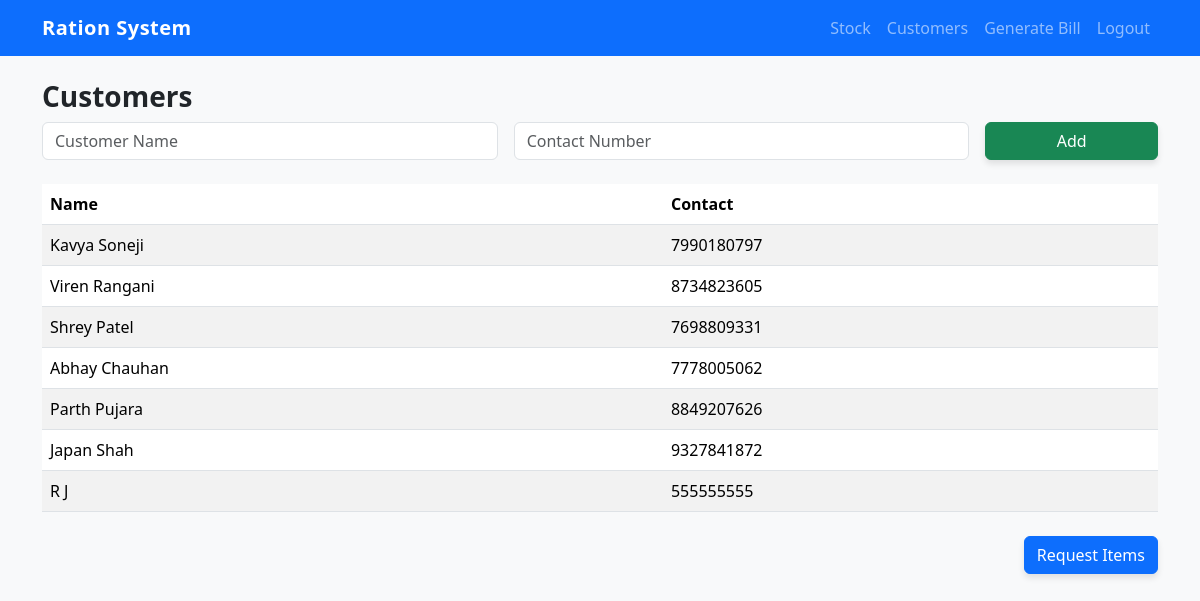
The app's page /customers (signed in) with its own data.
### app.py (models this page shows)
class Customer(db.Model):
    id = db.Column(db.Integer, primary_key=True)
    name = db.Column(db.String(100), nullable=False)
    contact = db.Column(db.String(20), nullable=False)
    username = db.Column(db.String(100), unique=True, nullable=False)
    password = db.Column(db.String(100), nullable=False)

### app.py (the view, shortened to what this page needs)
@app.route('/customers', methods=['GET', 'POST'])
def customers():
    if 'vendor_id' not in session:
        return redirect(url_for('login'))
    customers = Customer.query.all()
    return render_template('customers.html', customers=customers)

### templates/customers.html
{% extends 'base.html' %}
{% block content %}
<h3>Customers</h3>
<form method="post" action="{{ url_for('customers') }}" class="row g-3 mb-4">
    <div class="col-md-5">
        <input type="text" name="name" class="form-control" placeholder="Customer Name" required>
    </div>
    <div class="col-md-5">
        <input type="text" name="contact" class="form-control" placeholder="Contact Number" required>
    </div>
    <div class="col-md-2">
        <button type="submit" class="btn btn-success w-100">Add</button>
    </div>
</form>
<table class="table table-striped">
    <thead>
        <tr>
            <th>Name</th>
            <th>Contact</th>
        </tr>
    </thead>
    <tbody>
        {% for customer in customers %}
        <tr>
            <td>{{ customer.name }}</td>
            <td>{{ customer.contact }}</td>
        </tr>
        {% endfor %}
    </tbody>
</table>
<div class="d-flex justify-content-end mt-4">
    <a href="{{ url_for('request_items') }}" class="btn btn-primary">Request Items</a>
</div>
{% endblock %}

### static/style.css (style rules this page uses)
body { background-color: #f8f9fa; font-family: 'Segoe UI', sans-serif; }
h3 { color: #212529; font-weight: 600; }
table th, table td { vertical-align: middle; }
.btn-primary, .btn-success { box-shadow: 0 4px 6px rgba(0,0,0,0.1); font-weight: 500; }

### records on screen
Customer: name "Kavya Soneji", contact "7990180797"
Customer: name "Viren Rangani", contact "8734823605"
Customer: name "Shrey Patel", contact "7698809331"
Customer: name "Abhay Chauhan", contact "7778005062"
Customer: name "Parth Pujara", contact "8849207626"
Customer: name "Japan Shah", contact "9327841872"
Customer: name "R J", contact "555555555"
